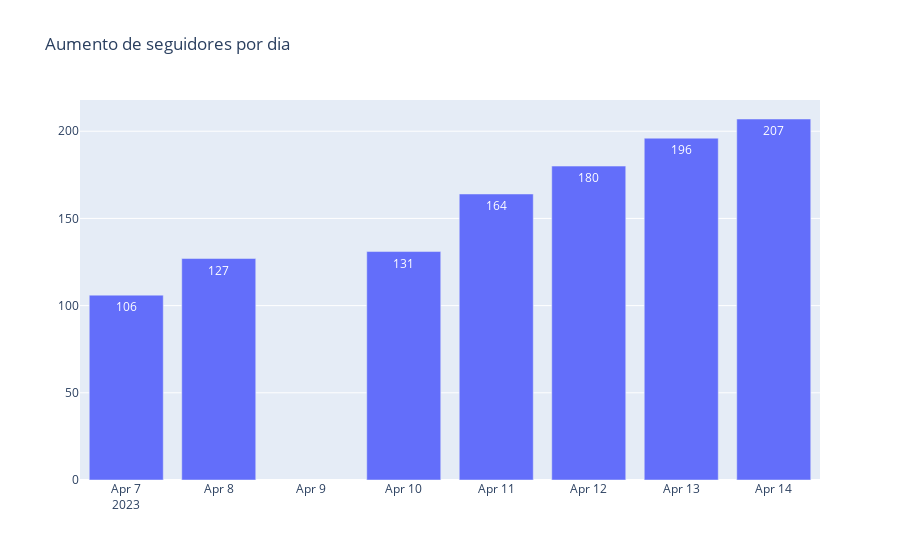

The notebook cell this image was saved under:
### Code cell
fig = go.Figure()
fig.add_trace(
            go.Bar(
                    x=followers_df.data_extracao,
                    y=followers_df.followersCount,
                    text=followers_df.followersCount
                    )
            )
fig.update_layout(title='Aumento de seguidores por dia')
fig.show()

### Figure 1 — Plotly figure (JSON) as saved in the notebook; plotly's stock layout.template omitted (floating-point values rounded to 4 significant figures)
{"data": [{"text": [106, 127, 131, 164, 180, 196, 207], "type": "bar", "x": ["2023-04-07", "2023-04-08", "2023-04-10", "2023-04-11", "2023-04-12", "2023-04-13", "2023-04-14"], "y": [106, 127, 131, 164, 180, 196, 207]}], "layout": {"title": {"text": "Aumento de seguidores por dia"}}}
